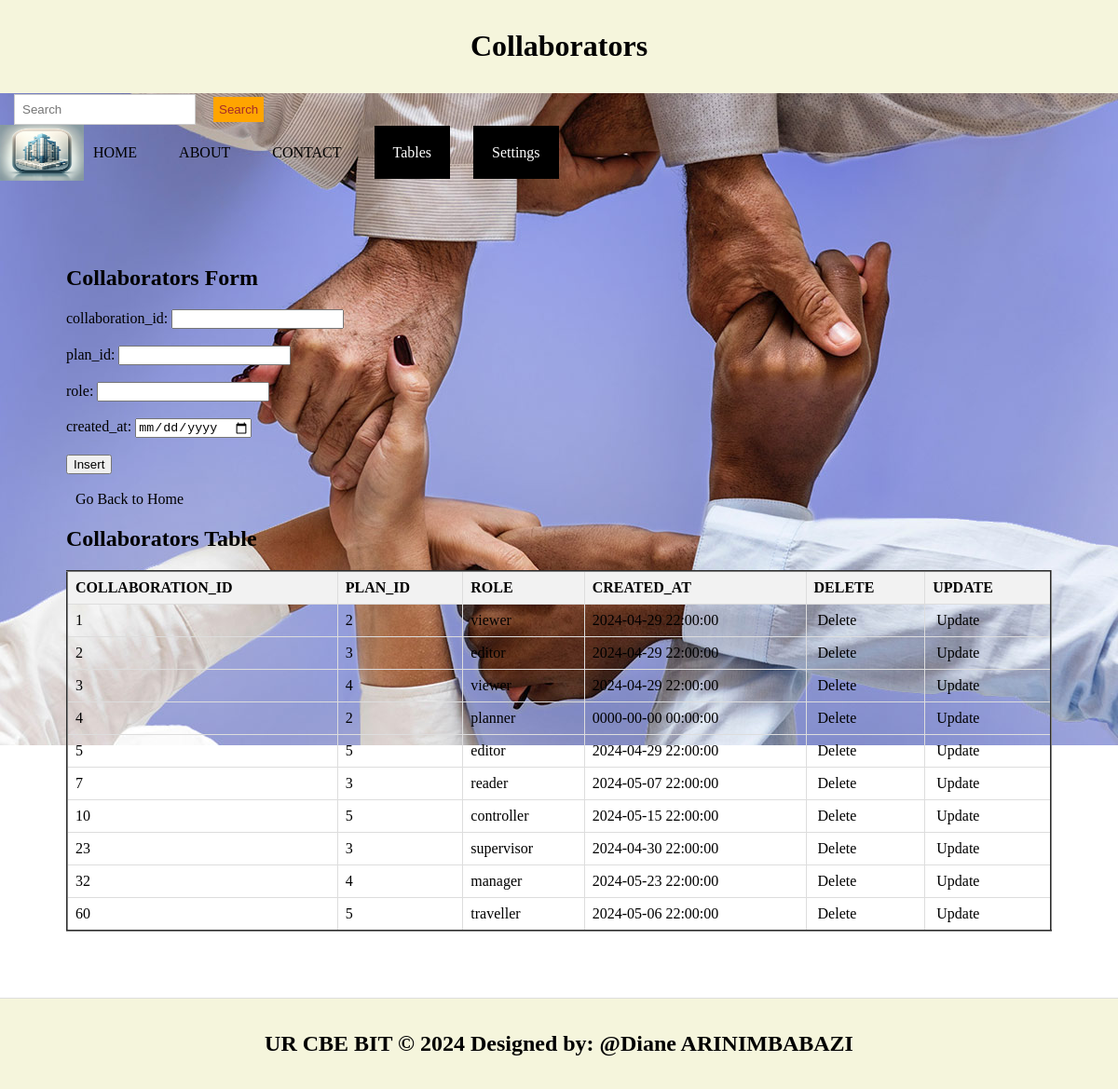
The app's page /collaborators.php with its own data.
### tables this page shows
CREATE TABLE `collaborators` (
  `collaboration_id` int(11) NOT NULL,
  `plan_id` int(11) NOT NULL,
  `role` varchar(255) NOT NULL,
  `created_at` timestamp NOT NULL DEFAULT current_timestamp()
);

### collaborators.php (the view, shortened to what this page needs)
<!DOCTYPE html>
<html lang="en">
<head>
  <link rel="stylesheet" type="text/css" href="style.css" title="style 1" media="screen, tv, projection, handheld, print"/>
</head>
<body style="background-image: url('./Images/collabo.jpg');background-repeat: no-repeat;background-size:cover;">
  <header>
    <h1>Collaborators</h1>
  </header>
  <form class="d-flex" role="search" action="search.php">
    <input class="form-control me-2" type="search" placeholder="Search" aria-label="Search" name="query">
    <button class="btn btn-outline-success" type="submit">Search</button>
  </form>
  <ul>
    <img src="./Images/logo.png" width="90" height="60" alt="Logo">
    <li><a href="./home.html">HOME</a></li>
    <li><a href="./about.html">ABOUT</a></li>
    <li><a href="./contact.html">CONTACT</a></li>
    <li class="dropdown">
      <a href="#" style="padding: 20px; color: white; background-color:black; text-decoration: none;">Tables</a>
    </li>
    <li class="dropdown">
      <a href="#" style="padding: 20px; color: white; background-color:black; text-decoration: none;">Settings</a>
    </li>
  </ul>
<section>
    <h1>Collaborators Form</h1>
    <form method="post" onsubmit="return confirm('Are you sure you want to insert this record?');">
      <label for="collaboration_id">collaboration_id:</label>
      <input type="number" id="collaboration_id" name="collaboration_id"><br><br>
      <label for="plan_id">plan_id:</label>
      <input type="number" id="plan_id" name="plan_id" required><br><br>
      <label for="role">role:</label>
      <input type="text" id="role" name="role"><br><br>
      <label for="created_at">created_at:</label>
      <input type="date" id="created_at" name="created_at"><br><br>
      <input type="submit" name="add" value="Insert"><br><br>
      <a href="./home.html">Go Back to Home</a>
    </form>
    <h2>Collaborators Table</h2>
    <table border="2">
      <tr>
        <th>COLLABORATION_ID</th>
        <th>PLAN_ID</th>
        <th>ROLE</th>
        <th>CREATED_AT</th>
        <th>DELETE</th>
        <th>UPDATE</th>
      </tr>
      <?php
        include('database_connection.php');
        $sql = "SELECT * FROM collaborators";
        $result = $connection->query($sql);
        if ($result->num_rows > 0) {
            while ($row = $result->fetch_assoc()) {
                $collaboration_id = $row['collaboration_id'];
                echo "<tr>
                  <td>" . $row['collaboration_id'] . "</td>
                  <td>" . $row['plan_id'] . "</td>
                  <td>" . $row['role'] . "</td>
                  <td>" . $row['created_at'] . "</td>
                  <td><a style='padding:4px' href='Delete_collaborators.php?collaboration_id=$collaboration_id'>Delete</a></td>
                  <td><a style='padding:4px' href='update_collaborators.php?collaboration_id=$collaboration_id'>Update</a></td>
                </tr>";
            }
        } else {
            echo "<tr><td colspan='7'>No data found</td></tr>";
        }
      ?>
    </table>
  </section>
  <footer>
    <center>
      <b><h2>UR CBE BIT &copy 2024 Designed by: @Diane ARINIMBABAZI</h2></b>
    </center>
  </footer>
</body>
</html>

### style.css (style rules this page uses)
body { font-family: Arial, sans-serif; margin: 0; padding: 0; }
.form-control { padding: 8px; margin-left: 4px; border: 1px solid #ccc; }
.btn { padding: 6px; background-color: orange; color: brown; border: none; }
.dropdown { position: relative; display: inline; margin-right: 10px; }
body { font-family: Arial,sans-serif; margin:0; padding:0; }
header { background-color:darkgray; padding: 20px; }
.dropdown { position: right; display:right; direction:rtl; }
section { padding:28px; border-bottom: 1px solid #ddd; }
footer { text-align: center; padding: 15px; background-color:darkgray; }

### collaborators.php (style rules this page uses)
body { margin: 0; padding: 0; font-family: 'Times New Roman', serif; background: url('./Images/clinic.jpg') no-repeat center center/cover; height: 100vh; }
a { padding: 10px; color:white; text-decoration: none; margin-right: 15px; }
a:link { color:black; }
button.btn { margin-left: 15px; margin-top: 4px; }
input.form-control { margin-left: 15px; padding: 8px; }
section { padding: 71px; border-bottom: 1px solid #ddd; }
footer { text-align: center; padding: 15px; background-color: beige; }
header { background-color: beige; padding: 10px; text-align: center; }
ul { list-style-type: none; padding: 0; margin: 0; display: flex; align-items: center; }
li { margin-right: 10px; }
.dropdown { position: relative; display: inline-block; }
table { width: 100%; border-collapse: collapse; }
th, td { border: 1px solid #ddd; padding: 8px; text-align: left; }
th { background-color: #f2f2f2; }

### records on screen
collaborators: collaboration_id "1", plan "2", role "viewer", created_at "2024-04-29 22:00:00"
collaborators: collaboration_id "2", plan "3", role "editor", created_at "2024-04-29 22:00:00"
collaborators: collaboration_id "3", plan "4", role "viewer", created_at "2024-04-29 22:00:00"
collaborators: collaboration_id "4", plan "2", role "planner", created_at "0000-00-00 00:00:00"
collaborators: collaboration_id "5", plan "5", role "editor", created_at "2024-04-29 22:00:00"
collaborators: collaboration_id "7", plan "3", role "reader", created_at "2024-05-07 22:00:00"
collaborators: collaboration_id "10", plan "5", role "controller", created_at "2024-05-15 22:00:00"
collaborators: collaboration_id "23", plan "3", role "supervisor", created_at "2024-04-30 22:00:00"
collaborators: collaboration_id "32", plan "4", role "manager", created_at "2024-05-23 22:00:00"
collaborators: collaboration_id "60", plan "5", role "traveller", created_at "2024-05-06 22:00:00"
